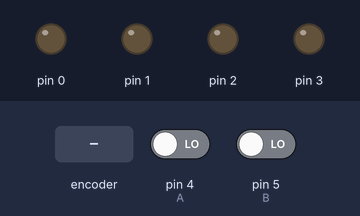
Bench run of a sketch on a simulated Arduino Uno, built with avr-gcc and run on an emulated ATmega328P. On the bench: output pins drawn as LEDs (lit = HIGH). Inputs (shaded band) come from the test bench; at power-on: pin 4 (A) LOW, pin 5 (B) LOW.

Above: at 1.2 s.
1.3 s: rotary encoder on pin 4 (A) / pin 5 (B) turned 1 step (first pin leading)
At 1.8 s:
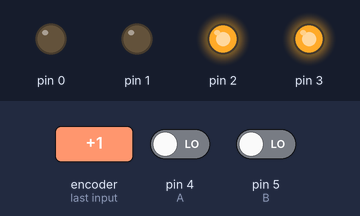
At 5.3 s:
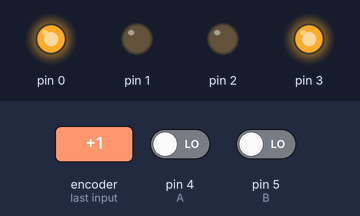
Timing chart, 0 to 6.8 s (numbered marks = the images above; inputs shaded):
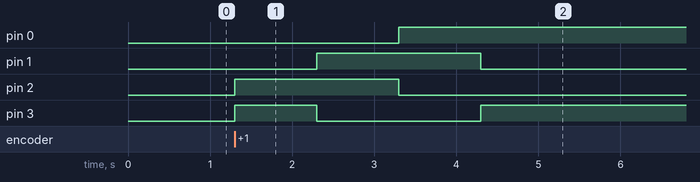

Measured:
- after the input at 1.3 s, pin 0: LOW → HIGH after 2.0 s; pin 1: LOW → HIGH after 1.0 s, → LOW 2.0 s later; pin 2: LOW → HIGH at once, → LOW 2.0 s later; pin 3: LOW → HIGH at once, → LOW 1.0 s later, → HIGH 2.0 s later

The sketch:

StepMotor.ino
```cpp
//Definimos nuestras constantes
#define A 4
#define B 5
// Variables de tipo entero
int Boton1=0, Boton2=0;

void Secuencia1(){

    PORTD = B00001100; //Escribimos 1100 al motor
    delay(1000);
    PORTD = B00000110; //Escribimos 0110 al motor
    delay(1000);
    PORTD = B00000011; //Escribimos 0011 al motor
    delay(1000);
    PORTD = B00001001; //Escribimos 1001 al motor
    delay(1000);
}

void Secuencia2(){

    PORTD = B00000011; //Escribimos 0011 al motor
    delay(1000);
    PORTD = B00000110; //Escribimos 0110 al motor
    delay(1000);
    PORTD = B00001100; //Escribimos 1100 al motor
    delay(1000);
    PORTD = B00001001; //Escribimos 1001 al motor
    delay(1000);
}

void setup()
{
    DDRD = B00001111;  //Pines [0,3] como salidas [4,7] como entradas

    PORTD = B11110000;  //Activamos resistencias pull-up en los pines[4,7]

}

void loop()
{

    //Asignamos a nuestras variables el estado de cada pin correspondientes
    Boton1 = digitalRead(A);

    Boton2 = digitalRead(B);

    //Si se presiona el boton 1 se activa la secuencia 1
    if(Boton1==0 && Boton2==1)
    Secuencia1();

    //Si se presiona el boton 2 se activa la secuencia 2
    if(Boton1==1 && Boton2==0)

    Secuencia2();
    Boton1=Boton2=0;

}
```
